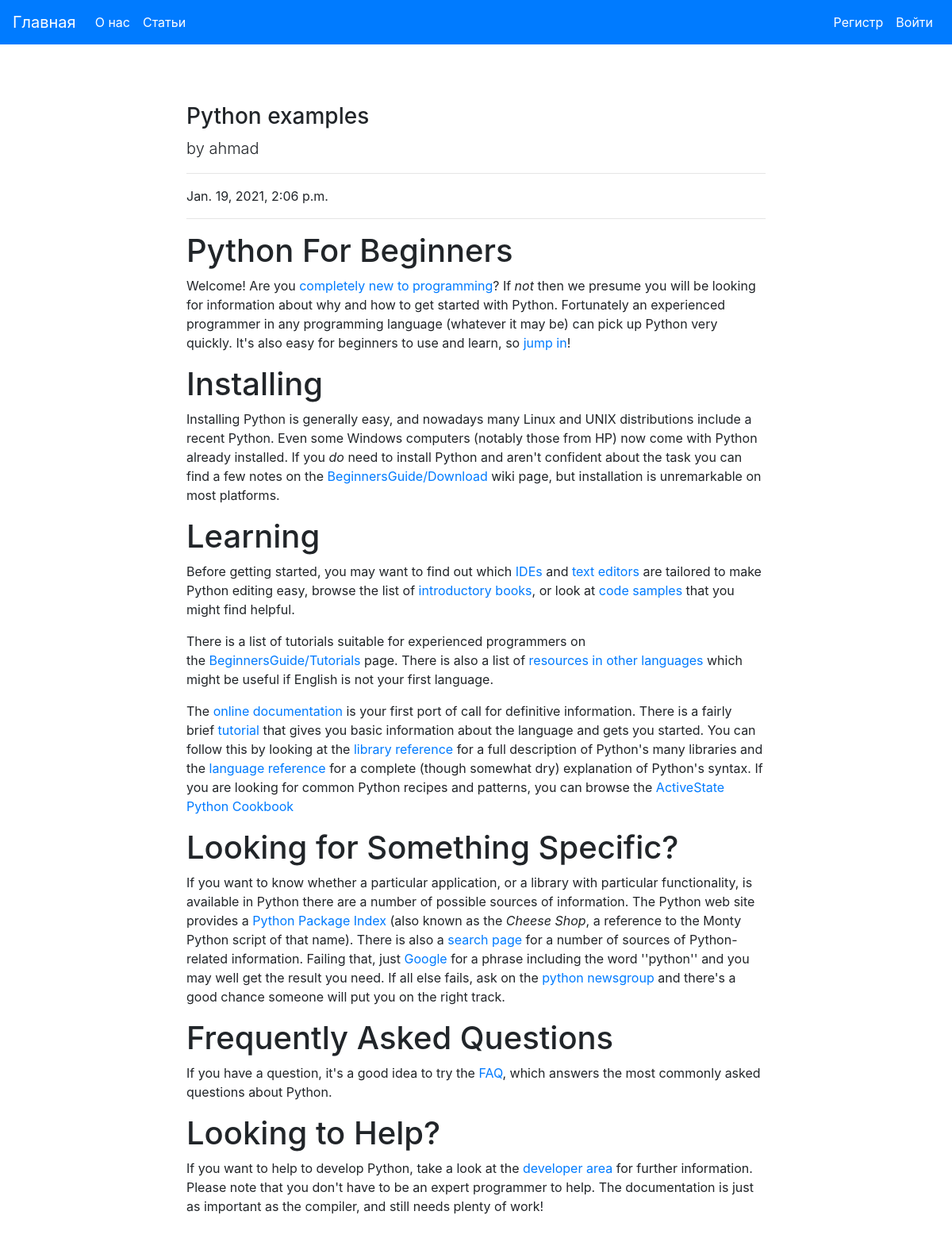
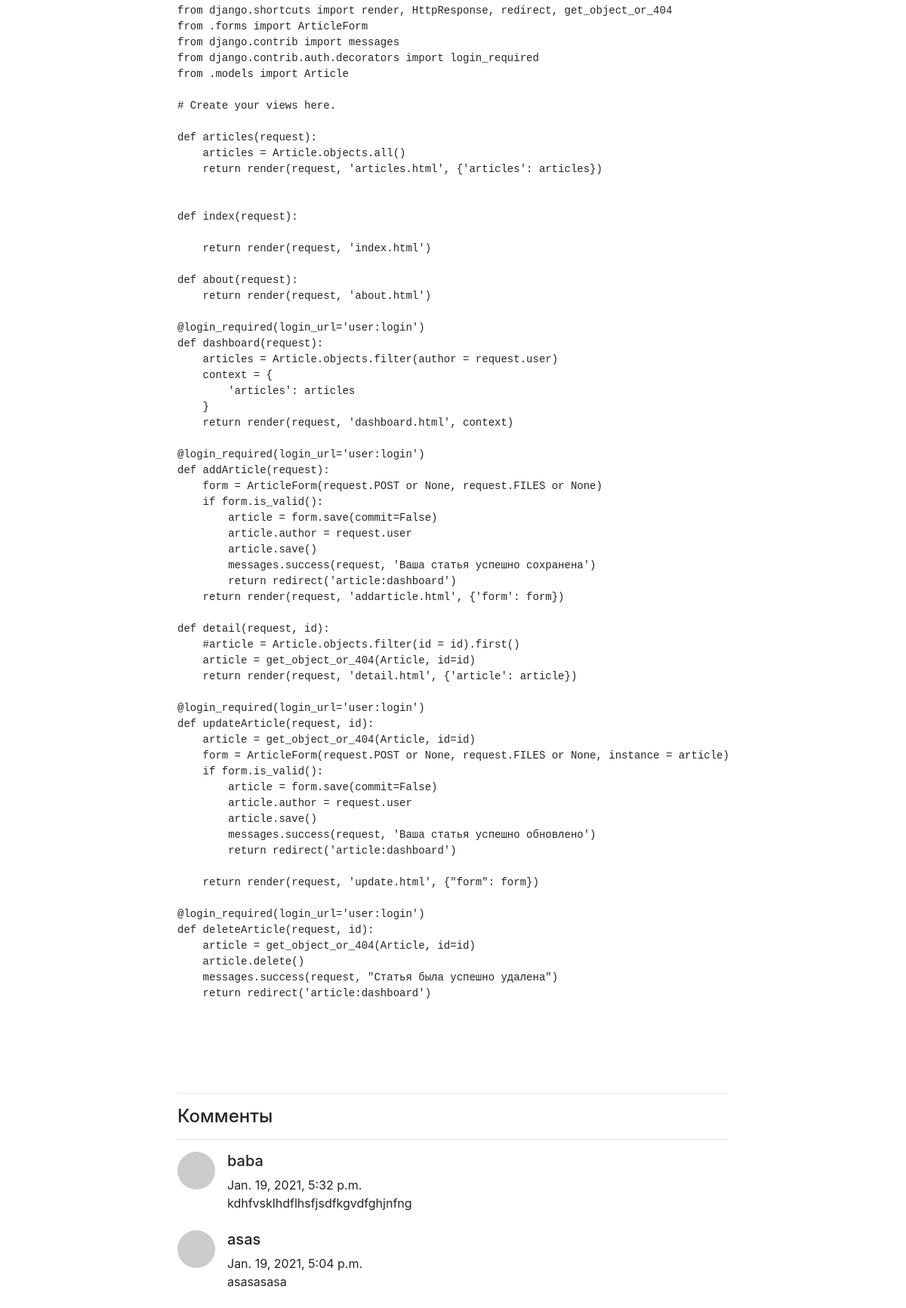
Screenshot of /articles/article/13 (upper part) with the database file from the repository (2 pictures, top to bottom).
### article/models.py (models this page shows, shortened)
class Article(models.Model):
    author = models.ForeignKey('auth.User', on_delete=models.CASCADE, verbose_name = 'Автор')
    title = models.CharField(max_length=50, verbose_name = 'Название')
    content = RichTextField(verbose_name='Содержание')
    created_date = models.DateTimeField(auto_now_add=True, verbose_name='Дата создания')
    article_image = models.FileField(blank=True, null=True, verbose_name="Прикрепить файл")
    class Meta:
        ordering = ['-created_date']

class Comment(models.Model):
    article = models.ForeignKey(Article, on_delete=models.CASCADE, verbose_name='Статья', related_name='comments')
    comment_author = models.CharField(max_length=50, verbose_name='Имя')
    comment_content = models.CharField(max_length=250, verbose_name='Коммент')
    comment_date = models.DateTimeField(auto_now_add=True)
    class Meta:
        ordering = ['-comment_date']

### article/views.py (the view)
# urls.py: path('article/<int:id>', views.detail, name='detail'),
def detail(request, id):
    article = get_object_or_404(Article, id=id)
    comments = article.comments.all()
    return render(request, 'detail.html', {'article': article, 'comments': comments})

### templates/detail.html (shortened to what this page needs)
{% extends "layout.html" %}
{% block body %}
  <div class="row">
    <div class="col-md-8 offset-md-2">
        <h3 class="mt-4">{{article.title}}</h3>
        <p class="lead">
          by {{article.author.username}}
        </p>
        <hr>
        <p>{{article.created_date}}</p>
        <hr>
        <p class="lead">
            {{article.content|safe}}
        </p>
      <hr>
      <h4>Комменты</h4><hr>
      {% if comments %}
      {% for comment in comments  %}
        <div class="media mb-4">
          <img class="d-flex mr-3 rounded-circle" src="http://placehold.it/50x50" alt="">
          <div class="media-body">
            <h5 class="mt-0">{{comment.comment_author}}</h5>
            {{comment.comment_date}}<br>
            {{comment.comment_content}}
          </div>
        </div>
      {% endfor %}
      {% else %}
        <div class='alert alert-danger'>Нет комментариев. Вы можете быть первым!</div>
      {% endif %}
    </div>
  </div>
{% endblock body %}

### rows the page displays
Article: title "Python examples", author.username "ahmad", created_date "Jan. 19, 2021, 2:06 p.m.", content "Python For Beginners Welcome! Are you completely new to programming ? If not then we presume you will be looking for information about why and how to get started with Python. Fortunately an experienced programmer in any programming language (whatever it may be) can pick up Python very quickly. It's also easy for beginners to use and learn, so jump in ! Installing Installing Python is generally easy, and nowadays many Linux and UNIX distributions include a recent Python. Even some Windows computers (notably those from HP) now come with Python already installed. If you do need to install Python and aren't confident about the task you can find a few notes on the BeginnersGuide/Download wiki…"
Comment: comment_author "baba", comment_date "Jan. 19, 2021, 5:32 p.m.", comment_content "kdhfvsklhdflhsfjsdfkgvdfghjnfng"
Comment: comment_author "asas", comment_date "Jan. 19, 2021, 5:04 p.m.", comment_content "asasasasa"
